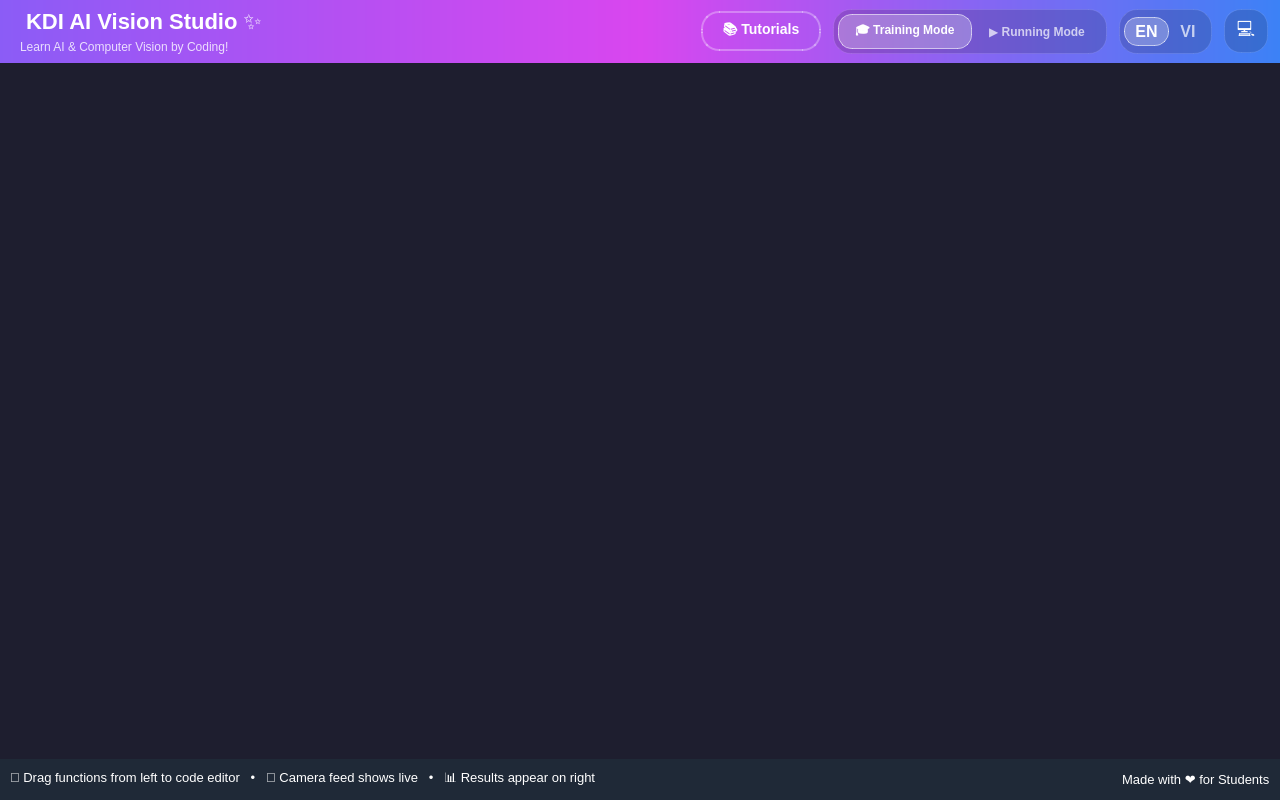
<?xml version="1.0" encoding="UTF-8"?>
<ui version="4.0">
 <class>MainWindow</class>
 <widget class="QMainWindow" name="MainWindow">
  <property name="geometry">
   <rect>
    <x>0</x>
    <y>0</y>
    <width>1280</width>
    <height>800</height>
   </rect>
  </property>
  <property name="windowTitle">
   <string>AI Code Lab - Jetson Edition</string>
  </property>
  <property name="styleSheet">
   <string notr="true">
    /* Global Styles */
    QWidget { font-family: 'Segoe UI', Arial, sans-serif; }
    QMainWindow { background-color: #1e1e2f; }
    
    /* Top Header Gradient (Matches Figma exactly) */
    #headerFrame { 
        background-color: qlineargradient(spread:pad, x1:0, y1:0, x2:1, y2:0, stop:0 #8b5cf6, stop:0.5 #d946ef, stop:1 #3b82f6); 
    }
    #appTitle { color: white; font-size: 22px; font-weight: bold; }
    #appSubtitle { color: rgba(255,255,255,0.8); font-size: 12px; }
    
    /* Toggle Switch Container (Slightly darkened to make the glass pop) */
    #toggleContainer { 
        background-color: rgba(0, 0, 0, 0.15); 
        border: 1px solid rgba(255, 255, 255, 0.1);
        border-radius: 18px; 
    }
    
    /* Toggle Buttons - Default State */
    #btnRunMode, #btnTrainMode {
        background-color: transparent; 
        color: rgba(255, 255, 255, 0.7); 
        border-radius: 14px; 
        font-weight: bold; 
        padding: 6px 16px;
        border: 1px solid transparent; 
    }
    
    /* Toggle Buttons - Active State (Glass Design) */
    #btnRunMode:checked, #btnTrainMode:checked {
        background-color: rgba(255, 255, 255, 0.25); 
        border: 1px solid rgba(255, 255, 255, 0.6);  
        color: white; 
    }
    
    /* Hover effects for unselected buttons */
    #btnRunMode:hover:!checked, #btnTrainMode:hover:!checked {
        background-color: rgba(255, 255, 255, 0.1);
    }
    
    /* Language Toggle Switch (Vibrant and Styled) */
    #langToggleContainer { 
        background-color: rgba(0, 0, 0, 0.15); 
        border: 1px solid rgba(255, 255, 255, 0.1);
        border-radius: 18px; 
    }
    
    #btnLangEN, #btnLangVN {
        background-color: transparent; 
        color: rgba(255, 255, 255, 0.7); 
        border-radius: 14px; 
        font-weight: bold; 
        font-size: 16px;
        padding: 4px 10px;
        border: 1px solid transparent; 
    }
    
    #btnLangEN:checked, #btnLangVN:checked {
        background-color: rgba(255, 255, 255, 0.25); 
        border: 1px solid rgba(255, 255, 255, 0.6);  
        color: white; 
    }
    
    #btnLangEN:hover:!checked, #btnLangVN:hover:!checked {
        background-color: rgba(255, 255, 255, 0.1);
    }
    
    /* Resolution Toggle (Compact/Standard) */
    #btnResToggle {
        background-color: rgba(0, 0, 0, 0.15); 
        border: 1px solid rgba(255, 255, 255, 0.1);
        border-radius: 17px; 
        color: white; 
        font-size: 18px;
        padding: 4px;
        min-width: 34px;
        min-height: 34px;
    }
    #btnResToggle:checked {
        background-color: rgba(255, 255, 255, 0.25); 
        border: 1px solid rgba(255, 255, 255, 0.6);  
    }
    #btnResToggle:hover:!checked {
        background-color: rgba(255, 255, 255, 0.1);
    }
    
    /* Footer */
    #footerFrame { 
        background-color: #1f2937; 
    }
    #footerHints, #footerCredit {
        color: white; 
        font-size: 13px;
        background: transparent;
    }
   </string>
  </property>
  <widget class="QWidget" name="centralwidget">
   <layout class="QVBoxLayout" name="verticalLayout" stretch="0,1,0">
    <property name="spacing"><number>0</number></property>
    <property name="leftMargin"><number>0</number></property>
    <property name="topMargin"><number>0</number></property>
    <property name="rightMargin"><number>0</number></property>
    <property name="bottomMargin"><number>0</number></property>
    
    <item>
     <widget class="QFrame" name="headerFrame">
      <property name="minimumSize"><size><width>0</width><height>46</height></size></property>
      <layout class="QHBoxLayout">
       <property name="leftMargin"><number>20</number></property>
       <property name="rightMargin"><number>12</number></property>
       
       <item>
        <layout class="QVBoxLayout">
         <item>
          <widget class="QLabel" name="appTitle">
           <property name="text"><string>&lt;/&gt; KDI AI Vision Studio ✨</string></property>
          </widget>
         </item>
         <item>
          <widget class="QLabel" name="appSubtitle">
           <property name="text"><string>Learn AI &amp; Computer Vision by Coding!</string></property>
          </widget>
         </item>
        </layout>
       </item>
       
       <item>
        <spacer name="headerSpacer">
         <property name="orientation"><enum>Qt::Horizontal</enum></property>
         <property name="sizeType"><enum>QSizePolicy::Expanding</enum></property>
         <property name="sizeHint" stdset="0"><size><width>40</width><height>20</height></size></property>
        </spacer>
       </item>
       
        <item>
         <layout class="QHBoxLayout" name="togglesRow">
          <property name="spacing"><number>12</number></property>
          
          <!-- Tutorials Button -->
          <item>
           <widget class="QPushButton" name="btnTutorials">
            <property name="text"><string>📚 Tutorials</string></property>
            <property name="minimumSize"><size><width>120</width><height>36</height></size></property>
            <property name="cursor"><cursorShape>PointingHandCursor</cursorShape></property>
            <property name="styleSheet">
             <string notr="true">
              QPushButton {
                background: qlineargradient(x1:0, y1:0, x2:0, y2:1,
                  stop:0 rgba(139, 92, 246, 0.9),
                  stop:1 rgba(109, 40, 217, 0.9));
                color: white;
                border-radius: 18px;
                font-weight: bold;
                font-size: 14px;
                border: 2px solid rgba(255, 255, 255, 0.3);
                padding: 6px 16px;
              }
              QPushButton:hover {
                background: qlineargradient(x1:0, y1:0, x2:0, y2:1,
                  stop:0 rgba(109, 40, 217, 1),
                  stop:1 rgba(88, 28, 135, 1));
                border: 2px solid rgba(255, 255, 255, 0.5);
              }
              QPushButton:pressed {
                background: qlineargradient(x1:0, y1:0, x2:0, y2:1,
                  stop:0 rgba(88, 28, 135, 1),
                  stop:1 rgba(76, 29, 149, 1));
              }
             </string>
            </property>
           </widget>
          </item>
          
          <!-- Mode Toggle (Run/Train) -->
          <item>
           <widget class="QFrame" name="toggleContainer">
            <layout class="QHBoxLayout">
             <property name="spacing"><number>0</number></property>
             <property name="leftMargin"><number>4</number></property>
             <property name="topMargin"><number>4</number></property>
             <property name="rightMargin"><number>4</number></property>
             <property name="bottomMargin"><number>4</number></property>
             <item>
              <widget class="QPushButton" name="btnTrainMode">
               <property name="text"><string>🎓 Training Mode</string></property>
               <property name="checkable"><bool>true</bool></property>
               <property name="checked"><bool>true</bool></property>
               <property name="autoExclusive"><bool>true</bool></property>
               <property name="cursor"><cursorShape>PointingHandCursor</cursorShape></property>
              </widget>
             </item>
             <item>
              <widget class="QPushButton" name="btnRunMode">
               <property name="text"><string>▶ Running Mode</string></property>
               <property name="checkable"><bool>true</bool></property>
               <property name="autoExclusive"><bool>true</bool></property>
               <property name="cursor"><cursorShape>PointingHandCursor</cursorShape></property>
              </widget>
             </item>
            </layout>
           </widget>
          </item>
          
          <!-- Language Toggle (US/VN Flags) -->
          <item>
           <widget class="QFrame" name="langToggleContainer">
            <layout class="QHBoxLayout">
             <property name="spacing"><number>0</number></property>
             <property name="leftMargin"><number>4</number></property>
             <property name="topMargin"><number>4</number></property>
             <property name="rightMargin"><number>4</number></property>
             <property name="bottomMargin"><number>4</number></property>
             <item>
              <widget class="QPushButton" name="btnLangEN">
               <property name="text"><string>EN</string></property>
               <property name="checkable"><bool>true</bool></property>
               <property name="checked"><bool>true</bool></property>
               <property name="autoExclusive"><bool>true</bool></property>
               <property name="cursor"><cursorShape>PointingHandCursor</cursorShape></property>
              </widget>
             </item>
             <item>
              <widget class="QPushButton" name="btnLangVN">
               <property name="text"><string>VI</string></property>
               <property name="checkable"><bool>true</bool></property>
               <property name="autoExclusive"><bool>true</bool></property>
               <property name="cursor"><cursorShape>PointingHandCursor</cursorShape></property>
              </widget>
             </item>
            </layout>
           </widget>
          </item>

          <!-- Resolution Toggle -->
          <item>
           <widget class="QPushButton" name="btnResToggle">
            <property name="text"><string>💻</string></property>
            <property name="checkable"><bool>true</bool></property>
            <property name="cursor"><cursorShape>PointingHandCursor</cursorShape></property>
           </widget>
          </item>
         </layout>
        </item>
       
      </layout>
     </widget>
    </item>

    <item>
     <widget class="QStackedWidget" name="mainStack">
      </widget>
    </item>

    <item>
     <widget class="QFrame" name="footerFrame">
      <property name="minimumSize"><size><width>0</width><height>30</height></size></property>
      <layout class="QHBoxLayout">
       <property name="leftMargin"><number>10</number></property>
       <property name="rightMargin"><number>10</number></property>
       <item>
        <widget class="QLabel" name="footerHints">
         <property name="text"><string>🚀 Drag functions from left to code editor   •   📸 Camera feed shows live   •   📊 Results appear on right</string></property>
        </widget>
       </item>
       <item>
        <spacer name="footerSpacer">
         <property name="orientation"><enum>Qt::Horizontal</enum></property>
         <property name="sizeHint" stdset="0"><size><width>40</width><height>20</height></size></property>
        </spacer>
       </item>
       <item>
        <widget class="QLabel" name="footerCredit">
         <property name="text"><string>Made with ❤️ for Students</string></property>
        </widget>
       </item>
      </layout>
     </widget>
    </item>

   </layout>
  </widget>
 </widget>
 <resources/>
 <connections/>
</ui>
